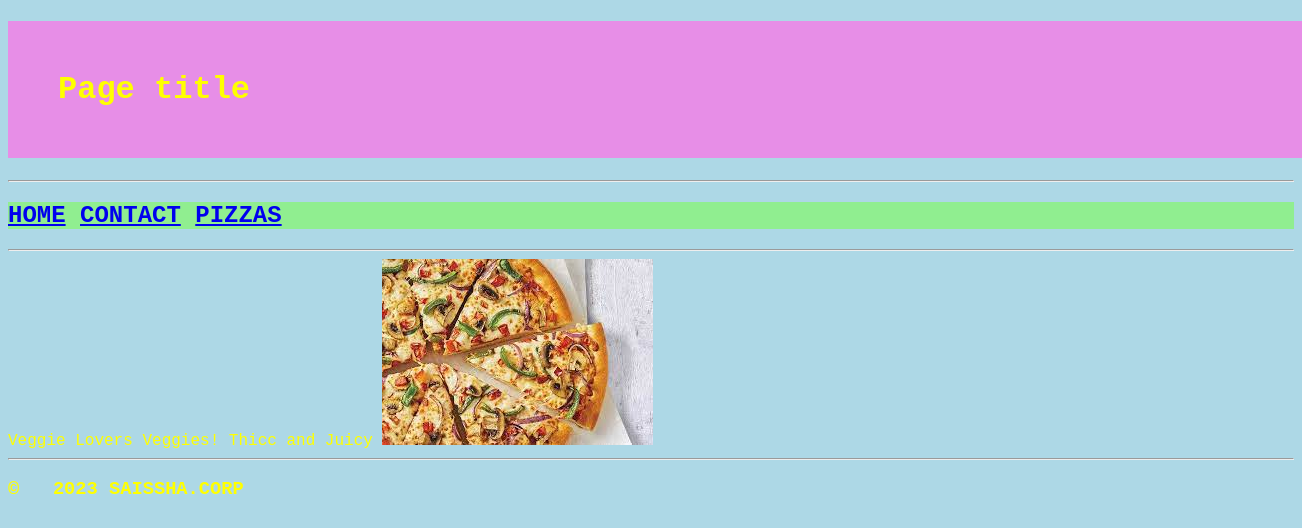
The app's page /pizza/1 with its own data.
### tables this page shows
CREATE TABLE Pizza (id INTEGER PRIMARY KEY AUTOINCREMENT, name TEXT, description TEXT, photo TEXT, base INTEGER REFERENCES Base (id));

CREATE TABLE Base (id INTEGER PRIMARY KEY AUTOINCREMENT, name TEXT, description TEXT);

### route.py (the view)
@app.route('/pizza/<int:id>')
def pizza(id):
    conn=sqlite3.connect("pizzanew.db")
    cur=conn.cursor()
    cur.execute("SELECT *FROM Pizza WHERE id=?",(id,))
    pizza=cur.fetchone()
    cur.execute("SELECT name FROM Base WHERE id=?",(pizza[4],))
    pizza_base=cur.fetchone()
    cur.execute("SELECT name FROM Topping WHERE id IN(SELECT tid FROM PizzaTopping WHERE pid=(id=?))",(id,))
    pizza_topping=cur.fetchall()
    return render_template('pizza.html', pizza=pizza, pizza_base=pizza_base, pizza_topping=pizza_topping)

### templates/pizza.html
{% extends "layout.html" %}
{% block content %}
{{pizza[1]}}
{{pizza[2]}}
{{pizza_base[0]}}
<img src="{{pizza[3]}}"/>
{% endblock %}

### static/css/style.css (style rules this page uses)
body { font-family: "Courier New"; background-color :lightblue; color:yellow; }

### records on screen
Pizza: name "Veggie Lovers", description "Veggies!", photo (picture)
Base: name "Thicc and Juicy"
